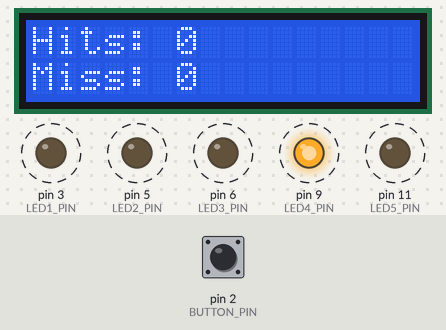
Bench run of a sketch on a simulated Arduino Uno, built with avr-gcc and run on an emulated ATmega328P. Parts: 16×2 character LCD, output pins drawn as LEDs (lit = HIGH). Dashed ring = blinking. The inputs (shaded band) are chosen by the test bench; at power-on: pin 2 (BUTTON_PIN) HIGH. Random numbers use the default seed unless the sketch sets one.

Above: at 8.7 s.
8.8 s: pin 2 (BUTTON_PIN) pulled LOW for 0.15 s
At 9.6 s:
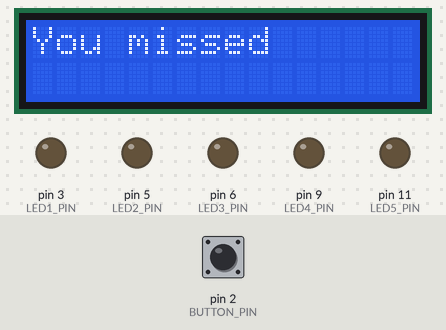
At 10.1 s:
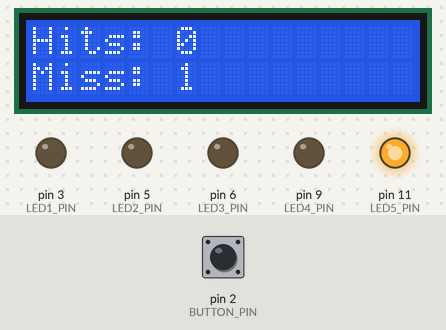
10.4 s: pin 2 (BUTTON_PIN) pulled LOW for 1 s
At 12.27 s:
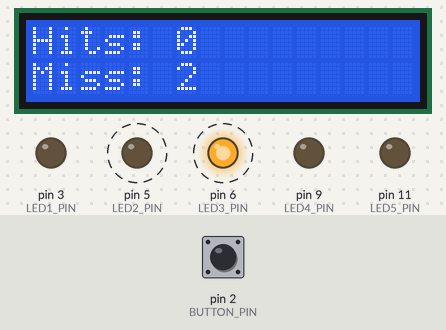
Timing chart, 0 to 18.0 s (numbered marks = the images above; inputs shaded):
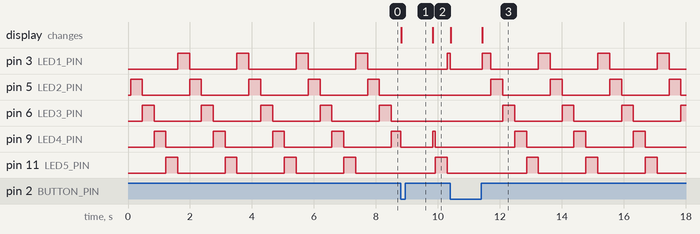

Measured:
- after the input at 8.8 s, the display: changes at once (image 1)
- after the input at 10.4 s, the display: first changes at once (image 3 shows a later state)
- by itself, pin 3 (LED1_PIN), pin 5 (LED2_PIN), pin 6 (LED3_PIN), pin 9 (LED4_PIN), pin 11 (LED5_PIN): alternates HIGH for 0.38 s and LOW for 1.5 s

The sketch:

Ex12LCDGame.ino
```cpp
#include <LiquidCrystal_I2C.h>

#define LED1_PIN 3
#define LED2_PIN 5
#define LED3_PIN 6
#define LED4_PIN 9
#define LED5_PIN 11
#define BUTTON_PIN 2

// Creates an LCD object. Parameters: (rs, enable, d4, d5, d6, d7)
LiquidCrystal_I2C lcd(0x27, 16, 2);

int flag = 0;
int counterFlag = 1;

int32_t timer = 0;
//float timerLevel = 1.0;
int timerLED = 5000;
int LED = 1;

int buttonState;
int lastButtonState = 0;
int lastDebounceTime = 0;
unsigned long debounceDelay = 50;

int hitCounter = 0;
int missCounter = 0;
int currentCounter = 0;

void setup() {
  Serial.begin(115200);
  lcd.init();
  lcd.backlight();
  lcd.clear();
  lcd.setCursor(0, 0);
  lcd.print("Hits: ");
  lcd.print(hitCounter);
  lcd.setCursor(0, 1);
  lcd.print(("Miss: "));
  lcd.print(missCounter);

  pinMode(BUTTON_PIN, INPUT_PULLUP);
  pinMode(LED1_PIN, OUTPUT);
  pinMode(LED2_PIN, OUTPUT);
  pinMode(LED3_PIN, OUTPUT);
  pinMode(LED4_PIN, OUTPUT);
  pinMode(LED5_PIN, OUTPUT);
}

void loop() {
  int currentButtonState = digitalRead(BUTTON_PIN);

  if (currentButtonState != lastButtonState) {
    lastDebounceTime = timer;
  }

  if ((timer - lastDebounceTime) > debounceDelay) {
    if (currentButtonState != buttonState) {
      buttonState = currentButtonState;

      if (buttonState == LOW && flag == 1) {
        if (counterFlag == 1) {
          hitCounter++;
          counterFlag = 0;
          timerLED -= 500;
        }
        timer += 100;
        lcd.setCursor(6, 0);
        lcd.print(hitCounter);
      } else if (buttonState == LOW && flag == 0) {
        digitalWrite(LED1_PIN, LOW);
        digitalWrite(LED2_PIN, LOW);
        digitalWrite(LED3_PIN, LOW);
        digitalWrite(LED4_PIN, LOW);
        digitalWrite(LED5_PIN, LOW);
        lcd.clear();
        lcd.setCursor(0, 0);
        lcd.print("You missed");
        missCounter++;
        delay(1000);
        lcd.clear();
        lcd.setCursor(0, 0);
        lcd.print("Hits: ");
        lcd.print(hitCounter);
        lcd.setCursor(0, 1);
        lcd.print(("Miss: "));
        lcd.print(missCounter);

        //Lose state
        if (missCounter == 3) {
          timerLED = 5000;
          missCounter = 0;
          hitCounter = 0;
          lcd.clear();
          lcd.setCursor(0, 0);
          lcd.print("Hits: ");
          lcd.print(hitCounter);
          lcd.setCursor(0, 1);
          lcd.print(("Miss: "));
          lcd.print(missCounter);
        }
      }
    }
  }

  if (timer % timerLED == 0) {
    if (hitCounter < 8) {
      LED += 1;
      if (LED == 6) {
        LED = 1;
      }
    } else if (hitCounter == 10) {
      lcd.clear();
      lcd.setCursor(0, 0);
      lcd.print("You Won!!!");
      LED = 10;
    } else if (hitCounter == 9) {
      timerLED = 1500;
      LED = random(1, 6);
      counterFlag = 1;
    } else if (hitCounter == 8) {
      timerLED = 2500;
      LED = random(1, 6);
      counterFlag = 1;
    }
  }

  switch (LED) {
    case 1:
      digitalWrite(LED1_PIN, HIGH);
      digitalWrite(LED2_PIN, LOW);
      digitalWrite(LED3_PIN, LOW);
      digitalWrite(LED4_PIN, LOW);
      digitalWrite(LED5_PIN, LOW);
      counterFlag = 1;
      break;

    case 2:
      digitalWrite(LED1_PIN, LOW);
      digitalWrite(LED2_PIN, HIGH);
      digitalWrite(LED3_PIN, LOW);
      digitalWrite(LED4_PIN, LOW);
      digitalWrite(LED5_PIN, LOW);
      break;
    case 3:
      digitalWrite(LED1_PIN, LOW);
      digitalWrite(LED2_PIN, LOW);
      digitalWrite(LED3_PIN, HIGH);
      digitalWrite(LED4_PIN, LOW);
      digitalWrite(LED5_PIN, LOW);
      flag = 1;
      break;

    case 4:
      flag = 0;
      digitalWrite(LED1_PIN, LOW);
      digitalWrite(LED2_PIN, LOW);
      digitalWrite(LED3_PIN, LOW);
      digitalWrite(LED4_PIN, HIGH);
      digitalWrite(LED5_PIN, LOW);
      break;

    case 5:
      digitalWrite(LED1_PIN, LOW);
      digitalWrite(LED2_PIN, LOW);
      digitalWrite(LED3_PIN, LOW);
      digitalWrite(LED4_PIN, LOW);
      digitalWrite(LED5_PIN, HIGH);
      break;
    case 10:
      won();
      break;
  }

  timer++;
}


void won() {
  digitalWrite(LED1_PIN, HIGH);
  digitalWrite(LED2_PIN, HIGH);
  digitalWrite(LED3_PIN, HIGH);
  digitalWrite(LED4_PIN, HIGH);
  digitalWrite(LED5_PIN, HIGH);
  delay(1000);
  digitalWrite(LED1_PIN, LOW);
  digitalWrite(LED2_PIN, LOW);
  digitalWrite(LED3_PIN, LOW);
  digitalWrite(LED4_PIN, LOW);
  digitalWrite(LED5_PIN, LOW);
  delay(1000);
}
```
